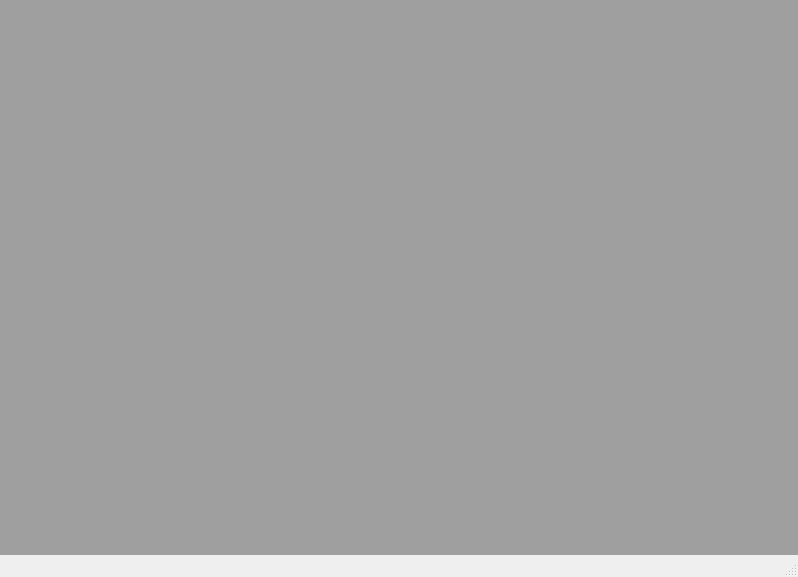
<?xml version="1.0" encoding="UTF-8"?>
<ui version="4.0">
 <class>MainWindow</class>
 <widget class="QMainWindow" name="MainWindow">
  <property name="geometry">
   <rect>
    <x>0</x>
    <y>0</y>
    <width>798</width>
    <height>577</height>
   </rect>
  </property>
  <property name="windowTitle">
   <string>MainWindow</string>
  </property>
  <widget class="QWidget" name="centralwidget">
   <layout class="QGridLayout" name="gridLayout">
    <property name="leftMargin">
     <number>0</number>
    </property>
    <property name="topMargin">
     <number>0</number>
    </property>
    <property name="rightMargin">
     <number>0</number>
    </property>
    <property name="bottomMargin">
     <number>0</number>
    </property>
    <item row="3" column="0">
     <widget class="QMdiArea" name="mdiArea"/>
    </item>
   </layout>
  </widget>
  <widget class="QStatusBar" name="statusbar"/>
 </widget>
 <resources/>
 <connections/>
</ui>
